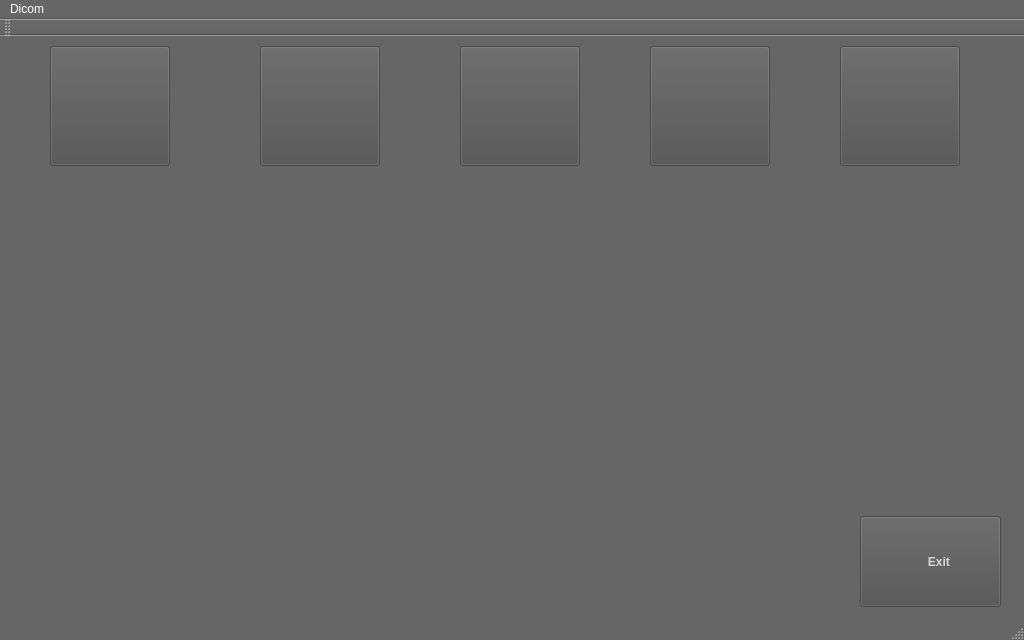
<?xml version="1.0" encoding="UTF-8"?>
<ui version="4.0">
 <class>MainWindow</class>
 <widget class="QMainWindow" name="MainWindow">
  <property name="geometry">
   <rect>
    <x>0</x>
    <y>0</y>
    <width>1024</width>
    <height>640</height>
   </rect>
  </property>
  <property name="palette">
   <palette>
    <active>
     <colorrole role="WindowText">
      <brush brushstyle="SolidPattern">
       <color alpha="255">
        <red>255</red>
        <green>255</green>
        <blue>255</blue>
       </color>
      </brush>
     </colorrole>
     <colorrole role="Button">
      <brush brushstyle="SolidPattern">
       <color alpha="255">
        <red>80</red>
        <green>80</green>
        <blue>80</blue>
       </color>
      </brush>
     </colorrole>
     <colorrole role="Light">
      <brush brushstyle="SolidPattern">
       <color alpha="255">
        <red>153</red>
        <green>153</green>
        <blue>153</blue>
       </color>
      </brush>
     </colorrole>
     <colorrole role="Midlight">
      <brush brushstyle="SolidPattern">
       <color alpha="255">
        <red>127</red>
        <green>127</green>
        <blue>127</blue>
       </color>
      </brush>
     </colorrole>
     <colorrole role="Dark">
      <brush brushstyle="SolidPattern">
       <color alpha="255">
        <red>51</red>
        <green>51</green>
        <blue>51</blue>
       </color>
      </brush>
     </colorrole>
     <colorrole role="Mid">
      <brush brushstyle="SolidPattern">
       <color alpha="255">
        <red>68</red>
        <green>68</green>
        <blue>68</blue>
       </color>
      </brush>
     </colorrole>
     <colorrole role="Text">
      <brush brushstyle="SolidPattern">
       <color alpha="255">
        <red>255</red>
        <green>255</green>
        <blue>255</blue>
       </color>
      </brush>
     </colorrole>
     <colorrole role="BrightText">
      <brush brushstyle="SolidPattern">
       <color alpha="255">
        <red>255</red>
        <green>255</green>
        <blue>255</blue>
       </color>
      </brush>
     </colorrole>
     <colorrole role="ButtonText">
      <brush brushstyle="SolidPattern">
       <color alpha="255">
        <red>255</red>
        <green>255</green>
        <blue>255</blue>
       </color>
      </brush>
     </colorrole>
     <colorrole role="Base">
      <brush brushstyle="SolidPattern">
       <color alpha="255">
        <red>0</red>
        <green>0</green>
        <blue>0</blue>
       </color>
      </brush>
     </colorrole>
     <colorrole role="Window">
      <brush brushstyle="SolidPattern">
       <color alpha="255">
        <red>102</red>
        <green>102</green>
        <blue>102</blue>
       </color>
      </brush>
     </colorrole>
     <colorrole role="Shadow">
      <brush brushstyle="SolidPattern">
       <color alpha="255">
        <red>0</red>
        <green>0</green>
        <blue>0</blue>
       </color>
      </brush>
     </colorrole>
     <colorrole role="AlternateBase">
      <brush brushstyle="SolidPattern">
       <color alpha="255">
        <red>51</red>
        <green>51</green>
        <blue>51</blue>
       </color>
      </brush>
     </colorrole>
     <colorrole role="ToolTipBase">
      <brush brushstyle="SolidPattern">
       <color alpha="255">
        <red>255</red>
        <green>255</green>
        <blue>220</blue>
       </color>
      </brush>
     </colorrole>
     <colorrole role="ToolTipText">
      <brush brushstyle="SolidPattern">
       <color alpha="255">
        <red>0</red>
        <green>0</green>
        <blue>0</blue>
       </color>
      </brush>
     </colorrole>
    </active>
    <inactive>
     <colorrole role="WindowText">
      <brush brushstyle="SolidPattern">
       <color alpha="255">
        <red>255</red>
        <green>255</green>
        <blue>255</blue>
       </color>
      </brush>
     </colorrole>
     <colorrole role="Button">
      <brush brushstyle="SolidPattern">
       <color alpha="255">
        <red>80</red>
        <green>80</green>
        <blue>80</blue>
       </color>
      </brush>
     </colorrole>
     <colorrole role="Light">
      <brush brushstyle="SolidPattern">
       <color alpha="255">
        <red>153</red>
        <green>153</green>
        <blue>153</blue>
       </color>
      </brush>
     </colorrole>
     <colorrole role="Midlight">
      <brush brushstyle="SolidPattern">
       <color alpha="255">
        <red>127</red>
        <green>127</green>
        <blue>127</blue>
       </color>
      </brush>
     </colorrole>
     <colorrole role="Dark">
      <brush brushstyle="SolidPattern">
       <color alpha="255">
        <red>51</red>
        <green>51</green>
        <blue>51</blue>
       </color>
      </brush>
     </colorrole>
     <colorrole role="Mid">
      <brush brushstyle="SolidPattern">
       <color alpha="255">
        <red>68</red>
        <green>68</green>
        <blue>68</blue>
       </color>
      </brush>
     </colorrole>
     <colorrole role="Text">
      <brush brushstyle="SolidPattern">
       <color alpha="255">
        <red>255</red>
        <green>255</green>
        <blue>255</blue>
       </color>
      </brush>
     </colorrole>
     <colorrole role="BrightText">
      <brush brushstyle="SolidPattern">
       <color alpha="255">
        <red>255</red>
        <green>255</green>
        <blue>255</blue>
       </color>
      </brush>
     </colorrole>
     <colorrole role="ButtonText">
      <brush brushstyle="SolidPattern">
       <color alpha="255">
        <red>255</red>
        <green>255</green>
        <blue>255</blue>
       </color>
      </brush>
     </colorrole>
     <colorrole role="Base">
      <brush brushstyle="SolidPattern">
       <color alpha="255">
        <red>0</red>
        <green>0</green>
        <blue>0</blue>
       </color>
      </brush>
     </colorrole>
     <colorrole role="Window">
      <brush brushstyle="SolidPattern">
       <color alpha="255">
        <red>102</red>
        <green>102</green>
        <blue>102</blue>
       </color>
      </brush>
     </colorrole>
     <colorrole role="Shadow">
      <brush brushstyle="SolidPattern">
       <color alpha="255">
        <red>0</red>
        <green>0</green>
        <blue>0</blue>
       </color>
      </brush>
     </colorrole>
     <colorrole role="AlternateBase">
      <brush brushstyle="SolidPattern">
       <color alpha="255">
        <red>51</red>
        <green>51</green>
        <blue>51</blue>
       </color>
      </brush>
     </colorrole>
     <colorrole role="ToolTipBase">
      <brush brushstyle="SolidPattern">
       <color alpha="255">
        <red>255</red>
        <green>255</green>
        <blue>220</blue>
       </color>
      </brush>
     </colorrole>
     <colorrole role="ToolTipText">
      <brush brushstyle="SolidPattern">
       <color alpha="255">
        <red>0</red>
        <green>0</green>
        <blue>0</blue>
       </color>
      </brush>
     </colorrole>
    </inactive>
    <disabled>
     <colorrole role="WindowText">
      <brush brushstyle="SolidPattern">
       <color alpha="255">
        <red>51</red>
        <green>51</green>
        <blue>51</blue>
       </color>
      </brush>
     </colorrole>
     <colorrole role="Button">
      <brush brushstyle="SolidPattern">
       <color alpha="255">
        <red>80</red>
        <green>80</green>
        <blue>80</blue>
       </color>
      </brush>
     </colorrole>
     <colorrole role="Light">
      <brush brushstyle="SolidPattern">
       <color alpha="255">
        <red>153</red>
        <green>153</green>
        <blue>153</blue>
       </color>
      </brush>
     </colorrole>
     <colorrole role="Midlight">
      <brush brushstyle="SolidPattern">
       <color alpha="255">
        <red>127</red>
        <green>127</green>
        <blue>127</blue>
       </color>
      </brush>
     </colorrole>
     <colorrole role="Dark">
      <brush brushstyle="SolidPattern">
       <color alpha="255">
        <red>51</red>
        <green>51</green>
        <blue>51</blue>
       </color>
      </brush>
     </colorrole>
     <colorrole role="Mid">
      <brush brushstyle="SolidPattern">
       <color alpha="255">
        <red>68</red>
        <green>68</green>
        <blue>68</blue>
       </color>
      </brush>
     </colorrole>
     <colorrole role="Text">
      <brush brushstyle="SolidPattern">
       <color alpha="255">
        <red>51</red>
        <green>51</green>
        <blue>51</blue>
       </color>
      </brush>
     </colorrole>
     <colorrole role="BrightText">
      <brush brushstyle="SolidPattern">
       <color alpha="255">
        <red>255</red>
        <green>255</green>
        <blue>255</blue>
       </color>
      </brush>
     </colorrole>
     <colorrole role="ButtonText">
      <brush brushstyle="SolidPattern">
       <color alpha="255">
        <red>51</red>
        <green>51</green>
        <blue>51</blue>
       </color>
      </brush>
     </colorrole>
     <colorrole role="Base">
      <brush brushstyle="SolidPattern">
       <color alpha="255">
        <red>102</red>
        <green>102</green>
        <blue>102</blue>
       </color>
      </brush>
     </colorrole>
     <colorrole role="Window">
      <brush brushstyle="SolidPattern">
       <color alpha="255">
        <red>102</red>
        <green>102</green>
        <blue>102</blue>
       </color>
      </brush>
     </colorrole>
     <colorrole role="Shadow">
      <brush brushstyle="SolidPattern">
       <color alpha="255">
        <red>0</red>
        <green>0</green>
        <blue>0</blue>
       </color>
      </brush>
     </colorrole>
     <colorrole role="AlternateBase">
      <brush brushstyle="SolidPattern">
       <color alpha="255">
        <red>102</red>
        <green>102</green>
        <blue>102</blue>
       </color>
      </brush>
     </colorrole>
     <colorrole role="ToolTipBase">
      <brush brushstyle="SolidPattern">
       <color alpha="255">
        <red>255</red>
        <green>255</green>
        <blue>220</blue>
       </color>
      </brush>
     </colorrole>
     <colorrole role="ToolTipText">
      <brush brushstyle="SolidPattern">
       <color alpha="255">
        <red>0</red>
        <green>0</green>
        <blue>0</blue>
       </color>
      </brush>
     </colorrole>
    </disabled>
   </palette>
  </property>
  <property name="cursor">
   <cursorShape>ArrowCursor</cursorShape>
  </property>
  <property name="windowTitle">
   <string>Dicom</string>
  </property>
  <property name="windowOpacity">
   <double>0.900000000000000</double>
  </property>
  <widget class="QWidget" name="centralWidget">
   <widget class="QPushButton" name="pushButton">
    <property name="geometry">
     <rect>
      <x>860</x>
      <y>480</y>
      <width>141</width>
      <height>91</height>
     </rect>
    </property>
    <property name="palette">
     <palette>
      <active>
       <colorrole role="ButtonText">
        <brush brushstyle="SolidPattern">
         <color alpha="255">
          <red>212</red>
          <green>212</green>
          <blue>212</blue>
         </color>
        </brush>
       </colorrole>
      </active>
      <inactive>
       <colorrole role="ButtonText">
        <brush brushstyle="SolidPattern">
         <color alpha="255">
          <red>212</red>
          <green>212</green>
          <blue>212</blue>
         </color>
        </brush>
       </colorrole>
      </inactive>
      <disabled>
       <colorrole role="ButtonText">
        <brush brushstyle="SolidPattern">
         <color alpha="255">
          <red>148</red>
          <green>148</green>
          <blue>148</blue>
         </color>
        </brush>
       </colorrole>
      </disabled>
     </palette>
    </property>
    <property name="font">
     <font>
      <weight>75</weight>
      <bold>true</bold>
     </font>
    </property>
    <property name="text">
     <string>     Exit</string>
    </property>
   </widget>
   <widget class="QPushButton" name="pushButton_2">
    <property name="geometry">
     <rect>
      <x>50</x>
      <y>10</y>
      <width>120</width>
      <height>120</height>
     </rect>
    </property>
    <property name="text">
     <string/>
    </property>
    <property name="iconSize">
     <size>
      <width>64</width>
      <height>64</height>
     </size>
    </property>
   </widget>
   <widget class="QPushButton" name="pushButton_3">
    <property name="geometry">
     <rect>
      <x>260</x>
      <y>10</y>
      <width>120</width>
      <height>120</height>
     </rect>
    </property>
    <property name="text">
     <string/>
    </property>
    <property name="iconSize">
     <size>
      <width>64</width>
      <height>64</height>
     </size>
    </property>
   </widget>
   <widget class="QPushButton" name="pushButton_4">
    <property name="geometry">
     <rect>
      <x>460</x>
      <y>10</y>
      <width>120</width>
      <height>120</height>
     </rect>
    </property>
    <property name="text">
     <string/>
    </property>
    <property name="iconSize">
     <size>
      <width>64</width>
      <height>64</height>
     </size>
    </property>
   </widget>
   <widget class="QPushButton" name="pushButton_5">
    <property name="geometry">
     <rect>
      <x>650</x>
      <y>10</y>
      <width>120</width>
      <height>120</height>
     </rect>
    </property>
    <property name="text">
     <string/>
    </property>
    <property name="iconSize">
     <size>
      <width>64</width>
      <height>64</height>
     </size>
    </property>
   </widget>
   <widget class="QPushButton" name="pushButton_6">
    <property name="geometry">
     <rect>
      <x>840</x>
      <y>10</y>
      <width>120</width>
      <height>120</height>
     </rect>
    </property>
    <property name="text">
     <string/>
    </property>
    <property name="iconSize">
     <size>
      <width>64</width>
      <height>64</height>
     </size>
    </property>
   </widget>
   <widget class="QLabel" name="label_background">
    <property name="enabled">
     <bool>true</bool>
    </property>
    <property name="geometry">
     <rect>
      <x>-440</x>
      <y>-160</y>
      <width>1871</width>
      <height>1001</height>
     </rect>
    </property>
    <property name="text">
     <string/>
    </property>
    <property name="pixmap">
     <pixmap>folder_jpge/Jellyfish04.jpg</pixmap>
    </property>
    <property name="scaledContents">
     <bool>true</bool>
    </property>
    <property name="alignment">
     <set>Qt::AlignCenter</set>
    </property>
    <property name="wordWrap">
     <bool>true</bool>
    </property>
   </widget>
   <zorder>label_background</zorder>
   <zorder>pushButton_3</zorder>
   <zorder>pushButton_4</zorder>
   <zorder>pushButton_5</zorder>
   <zorder>pushButton_2</zorder>
   <zorder>pushButton_6</zorder>
   <zorder>pushButton</zorder>
  </widget>
  <widget class="QMenuBar" name="menuBar">
   <property name="geometry">
    <rect>
     <x>0</x>
     <y>0</y>
     <width>1024</width>
     <height>22</height>
    </rect>
   </property>
   <widget class="QMenu" name="menuOpen">
    <property name="title">
     <string>Dicom</string>
    </property>
    <addaction name="actionadd"/>
    <addaction name="separator"/>
    <addaction name="actionopen"/>
    <addaction name="separator"/>
    <addaction name="actionPrint"/>
    <addaction name="separator"/>
    <addaction name="actionSave"/>
    <addaction name="separator"/>
    <addaction name="actionExit"/>
    <addaction name="separator"/>
    <addaction name="action_to_Exit"/>
   </widget>
   <addaction name="menuOpen"/>
  </widget>
  <widget class="QToolBar" name="mainToolBar">
   <attribute name="toolBarArea">
    <enum>TopToolBarArea</enum>
   </attribute>
   <attribute name="toolBarBreak">
    <bool>false</bool>
   </attribute>
  </widget>
  <widget class="QStatusBar" name="statusBar"/>
  <action name="actionadd">
   <property name="text">
    <string>Add</string>
   </property>
  </action>
  <action name="actionopen">
   <property name="text">
    <string>Open</string>
   </property>
  </action>
  <action name="actionExit">
   <property name="text">
    <string>Exit...</string>
   </property>
  </action>
  <action name="actionPrint">
   <property name="text">
    <string>Print</string>
   </property>
  </action>
  <action name="actionSave">
   <property name="text">
    <string>Save</string>
   </property>
  </action>
  <action name="action_to_Exit">
   <property name="text">
    <string>to Exit</string>
   </property>
   <property name="toolTip">
    <string>_to_Exit</string>
   </property>
  </action>
 </widget>
 <layoutdefault spacing="6" margin="11"/>
 <resources/>
 <connections>
  <connection>
   <sender>action_to_Exit</sender>
   <signal>triggered()</signal>
   <receiver>MainWindow</receiver>
   <slot>close()</slot>
   <hints>
    <hint type="sourcelabel">
     <x>-1</x>
     <y>-1</y>
    </hint>
    <hint type="destinationlabel">
     <x>511</x>
     <y>319</y>
    </hint>
   </hints>
  </connection>
  <connection>
   <sender>actionExit</sender>
   <signal>triggered()</signal>
   <receiver>MainWindow</receiver>
   <slot>close()</slot>
   <hints>
    <hint type="sourcelabel">
     <x>-1</x>
     <y>-1</y>
    </hint>
    <hint type="destinationlabel">
     <x>511</x>
     <y>319</y>
    </hint>
   </hints>
  </connection>
 </connections>
</ui>
